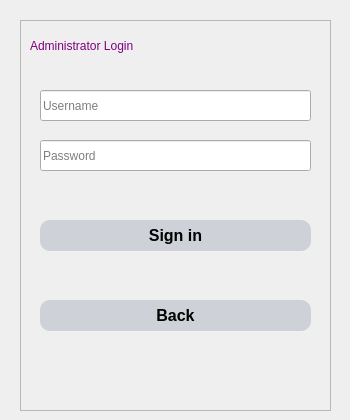
<?xml version="1.0" encoding="UTF-8"?>
<ui version="4.0">
 <class>adminLogin</class>
 <widget class="QDialog" name="adminLogin">
  <property name="geometry">
   <rect>
    <x>0</x>
    <y>0</y>
    <width>350</width>
    <height>420</height>
   </rect>
  </property>
  <property name="windowTitle">
   <string>Form</string>
  </property>
  <widget class="QFrame" name="loginFrame">
   <property name="geometry">
    <rect>
     <x>20</x>
     <y>20</y>
     <width>311</width>
     <height>391</height>
    </rect>
   </property>
   <property name="styleSheet">
    <string notr="true"/>
   </property>
   <property name="frameShape">
    <enum>QFrame::StyledPanel</enum>
   </property>
   <property name="frameShadow">
    <enum>QFrame::Raised</enum>
   </property>
   <widget class="QLabel" name="adminLoginTopiclabel">
    <property name="geometry">
     <rect>
      <x>10</x>
      <y>0</y>
      <width>291</width>
      <height>51</height>
     </rect>
    </property>
    <property name="styleSheet">
     <string notr="true">font: 87 20pt &quot;Arial Black&quot;;
color: purple;</string>
    </property>
    <property name="text">
     <string>Administrator Login</string>
    </property>
   </widget>
   <widget class="QLineEdit" name="adminNameEdit">
    <property name="geometry">
     <rect>
      <x>20</x>
      <y>70</y>
      <width>271</width>
      <height>31</height>
     </rect>
    </property>
    <property name="styleSheet">
     <string notr="true"/>
    </property>
    <property name="placeholderText">
     <string>Username</string>
    </property>
   </widget>
   <widget class="QLineEdit" name="adminPasswordEdit">
    <property name="geometry">
     <rect>
      <x>20</x>
      <y>120</y>
      <width>271</width>
      <height>31</height>
     </rect>
    </property>
    <property name="echoMode">
     <enum>QLineEdit::Password</enum>
    </property>
    <property name="placeholderText">
     <string>Password</string>
    </property>
   </widget>
   <widget class="QPushButton" name="adminLoginButton">
    <property name="geometry">
     <rect>
      <x>20</x>
      <y>200</y>
      <width>271</width>
      <height>31</height>
     </rect>
    </property>
    <property name="cursor">
     <cursorShape>PointingHandCursor</cursorShape>
    </property>
    <property name="styleSheet">
     <string notr="true"> QPushButton
                  {
                   background:#ced1d8;
                   border-style:outset;
                                   border-radius:10px;
                                   font-style:MingLiU-ExtB;
                                   font-size:16px;
                                   font: bold;
                                   }

                  QPushButton:hover{
                          background-color: rgba(100, 255, 100, 100);
                          border-color: rgba(255, 255, 255,200);
                          color:rgba(0,0,0,200);
                  }



                  QPushButton:pressed
                  {
                     background-color:rgba(44, 47, 47, 50);
                    border-style:inset;
                    font-style:MingLiU-ExtB;
                    font-size:16px;
                    font: bold;
                 }</string>
    </property>
    <property name="text">
     <string>Sign in</string>
    </property>
    <property name="flat">
     <bool>true</bool>
    </property>
   </widget>
   <widget class="QPushButton" name="adminBackButton">
    <property name="geometry">
     <rect>
      <x>20</x>
      <y>280</y>
      <width>271</width>
      <height>31</height>
     </rect>
    </property>
    <property name="cursor">
     <cursorShape>PointingHandCursor</cursorShape>
    </property>
    <property name="styleSheet">
     <string notr="true"> QPushButton
                  {
                   background:#ced1d8;
                   border-style:outset;
                                   border-radius:10px;
                                   font-style:MingLiU-ExtB;
                                   font-size:16px;
                                   font: bold;
                                   }

                  QPushButton:hover{
                          background-color: rgba(100, 255, 100, 100);
                          border-color: rgba(255, 255, 255,200);
                          color:rgba(0,0,0,200);
                  }



                  QPushButton:pressed
                  {
                     background-color:rgba(44, 47, 47, 50);
                    border-style:inset;
                    font-style:MingLiU-ExtB;
                    font-size:16px;
                    font: bold;
                 }</string>
    </property>
    <property name="text">
     <string>Back</string>
    </property>
    <property name="flat">
     <bool>true</bool>
    </property>
   </widget>
  </widget>
 </widget>
 <resources/>
 <connections/>
</ui>
